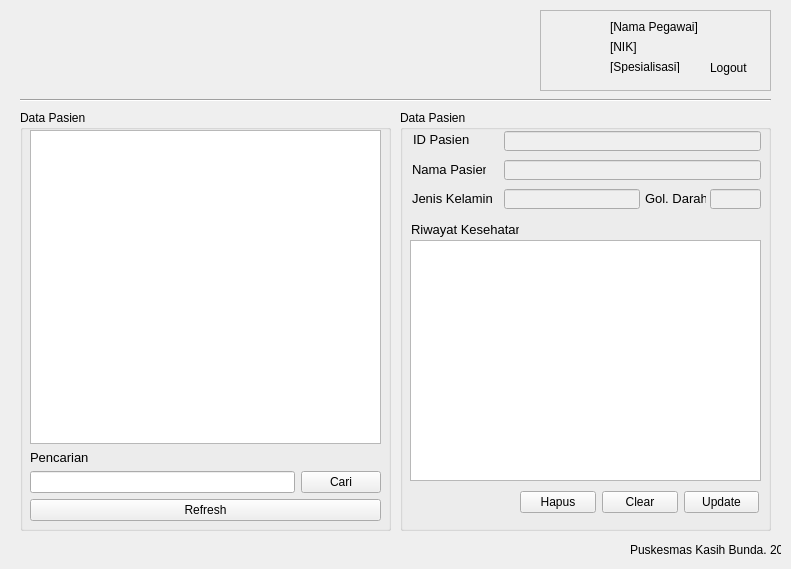
<?xml version="1.0" encoding="UTF-8"?>
<ui version="4.0">
 <class>FormDokter</class>
 <widget class="QWidget" name="FormDokter">
  <property name="geometry">
   <rect>
    <x>0</x>
    <y>0</y>
    <width>791</width>
    <height>569</height>
   </rect>
  </property>
  <property name="windowTitle">
   <string>Form</string>
  </property>
  <widget class="Line" name="line">
   <property name="geometry">
    <rect>
     <x>20</x>
     <y>90</y>
     <width>751</width>
     <height>21</height>
    </rect>
   </property>
   <property name="orientation">
    <enum>Qt::Horizontal</enum>
   </property>
  </widget>
  <widget class="QGroupBox" name="groupBox_2">
   <property name="geometry">
    <rect>
     <x>400</x>
     <y>110</y>
     <width>371</width>
     <height>421</height>
    </rect>
   </property>
   <property name="title">
    <string>Data Pasien</string>
   </property>
   <widget class="QLabel" name="label_goldar">
    <property name="geometry">
     <rect>
      <x>245</x>
      <y>80</y>
      <width>61</width>
      <height>16</height>
     </rect>
    </property>
    <property name="font">
     <font>
      <pointsize>10</pointsize>
     </font>
    </property>
    <property name="text">
     <string>Gol. Darah</string>
    </property>
   </widget>
   <widget class="QLineEdit" name="lineGoldar">
    <property name="enabled">
     <bool>false</bool>
    </property>
    <property name="geometry">
     <rect>
      <x>310</x>
      <y>79</y>
      <width>51</width>
      <height>20</height>
     </rect>
    </property>
   </widget>
   <widget class="QLineEdit" name="lineGender">
    <property name="enabled">
     <bool>false</bool>
    </property>
    <property name="geometry">
     <rect>
      <x>104</x>
      <y>79</y>
      <width>136</width>
      <height>20</height>
     </rect>
    </property>
    <property name="text">
     <string/>
    </property>
   </widget>
   <widget class="QLabel" name="label_gender">
    <property name="geometry">
     <rect>
      <x>12</x>
      <y>80</y>
      <width>81</width>
      <height>16</height>
     </rect>
    </property>
    <property name="font">
     <font>
      <pointsize>10</pointsize>
     </font>
    </property>
    <property name="text">
     <string>Jenis Kelamin</string>
    </property>
   </widget>
   <widget class="QLabel" name="label_nama">
    <property name="geometry">
     <rect>
      <x>12</x>
      <y>51</y>
      <width>74</width>
      <height>16</height>
     </rect>
    </property>
    <property name="font">
     <font>
      <pointsize>10</pointsize>
     </font>
    </property>
    <property name="text">
     <string>Nama Pasien</string>
    </property>
   </widget>
   <widget class="QLineEdit" name="lineNama">
    <property name="enabled">
     <bool>false</bool>
    </property>
    <property name="geometry">
     <rect>
      <x>104</x>
      <y>50</y>
      <width>257</width>
      <height>20</height>
     </rect>
    </property>
   </widget>
   <widget class="QLineEdit" name="lineId">
    <property name="enabled">
     <bool>false</bool>
    </property>
    <property name="geometry">
     <rect>
      <x>104</x>
      <y>21</y>
      <width>257</width>
      <height>20</height>
     </rect>
    </property>
   </widget>
   <widget class="QLabel" name="label_nomor">
    <property name="geometry">
     <rect>
      <x>13</x>
      <y>21</y>
      <width>79</width>
      <height>16</height>
     </rect>
    </property>
    <property name="font">
     <font>
      <pointsize>10</pointsize>
     </font>
    </property>
    <property name="text">
     <string>ID Pasien</string>
    </property>
   </widget>
   <widget class="QPlainTextEdit" name="lineRiwayat">
    <property name="geometry">
     <rect>
      <x>10</x>
      <y>130</y>
      <width>351</width>
      <height>241</height>
     </rect>
    </property>
   </widget>
   <widget class="QWidget" name="">
    <property name="geometry">
     <rect>
      <x>120</x>
      <y>380</y>
      <width>239</width>
      <height>25</height>
     </rect>
    </property>
    <layout class="QHBoxLayout" name="horizontalLayout_2">
     <item>
      <widget class="QPushButton" name="hapusButton">
       <property name="text">
        <string>Hapus</string>
       </property>
      </widget>
     </item>
     <item>
      <widget class="QPushButton" name="pushButton_6">
       <property name="text">
        <string>Clear</string>
       </property>
      </widget>
     </item>
     <item>
      <widget class="QPushButton" name="pushButton_3">
       <property name="text">
        <string>Update</string>
       </property>
      </widget>
     </item>
    </layout>
   </widget>
   <widget class="QLabel" name="label_riwayat">
    <property name="geometry">
     <rect>
      <x>11</x>
      <y>111</y>
      <width>108</width>
      <height>16</height>
     </rect>
    </property>
    <property name="font">
     <font>
      <pointsize>10</pointsize>
     </font>
    </property>
    <property name="text">
     <string>Riwayat Kesehatan</string>
    </property>
   </widget>
  </widget>
  <widget class="QLabel" name="label_12">
   <property name="geometry">
    <rect>
     <x>630</x>
     <y>540</y>
     <width>151</width>
     <height>20</height>
    </rect>
   </property>
   <property name="text">
    <string>Puskesmas Kasih Bunda. 2020</string>
   </property>
  </widget>
  <widget class="QGroupBox" name="groupPasien">
   <property name="geometry">
    <rect>
     <x>20</x>
     <y>110</y>
     <width>371</width>
     <height>421</height>
    </rect>
   </property>
   <property name="title">
    <string>Data Pasien</string>
   </property>
   <widget class="QWidget" name="">
    <property name="geometry">
     <rect>
      <x>10</x>
      <y>20</y>
      <width>351</width>
      <height>391</height>
     </rect>
    </property>
    <layout class="QVBoxLayout" name="verticalLayout_2">
     <item>
      <widget class="QTableWidget" name="tablePasien"/>
     </item>
     <item>
      <layout class="QVBoxLayout" name="verticalLayout_11">
       <item>
        <layout class="QVBoxLayout" name="verticalLayout">
         <item>
          <widget class="QLabel" name="label_cari">
           <property name="font">
            <font>
             <pointsize>10</pointsize>
            </font>
           </property>
           <property name="text">
            <string>Pencarian</string>
           </property>
          </widget>
         </item>
         <item>
          <layout class="QHBoxLayout" name="horizontalLayout">
           <item>
            <widget class="QLineEdit" name="linePencarian"/>
           </item>
           <item>
            <widget class="QPushButton" name="cariButton">
             <property name="text">
              <string>Cari</string>
             </property>
            </widget>
           </item>
          </layout>
         </item>
        </layout>
       </item>
       <item>
        <layout class="QHBoxLayout" name="horizontalLayout_8">
         <item>
          <widget class="QPushButton" name="refreshButton">
           <property name="text">
            <string>Refresh</string>
           </property>
          </widget>
         </item>
        </layout>
       </item>
      </layout>
     </item>
    </layout>
   </widget>
  </widget>
  <widget class="QFrame" name="frame">
   <property name="geometry">
    <rect>
     <x>540</x>
     <y>10</y>
     <width>231</width>
     <height>81</height>
    </rect>
   </property>
   <property name="frameShape">
    <enum>QFrame::StyledPanel</enum>
   </property>
   <property name="frameShadow">
    <enum>QFrame::Raised</enum>
   </property>
   <widget class="QLabel" name="label_logout">
    <property name="geometry">
     <rect>
      <x>170</x>
      <y>50</y>
      <width>41</width>
      <height>16</height>
     </rect>
    </property>
    <property name="cursor">
     <cursorShape>PointingHandCursor</cursorShape>
    </property>
    <property name="text">
     <string>Logout</string>
    </property>
   </widget>
   <widget class="QPushButton" name="button_logout">
    <property name="enabled">
     <bool>true</bool>
    </property>
    <property name="geometry">
     <rect>
      <x>170</x>
      <y>10</y>
      <width>41</width>
      <height>41</height>
     </rect>
    </property>
    <property name="cursor">
     <cursorShape>PointingHandCursor</cursorShape>
    </property>
    <property name="toolTip">
     <string extracomment="Logout"/>
    </property>
    <property name="text">
     <string/>
    </property>
    <property name="icon">
     <iconset>
      <normaloff>resource/logout.png</normaloff>resource/logout.png</iconset>
    </property>
    <property name="iconSize">
     <size>
      <width>30</width>
      <height>30</height>
     </size>
    </property>
    <property name="flat">
     <bool>true</bool>
    </property>
   </widget>
   <widget class="QWidget" name="layoutWidget">
    <property name="geometry">
     <rect>
      <x>70</x>
      <y>10</y>
      <width>101</width>
      <height>53</height>
     </rect>
    </property>
    <layout class="QVBoxLayout" name="verticalLayout_14">
     <item>
      <widget class="QLabel" name="label_nama_adm">
       <property name="text">
        <string>[Nama Pegawai]</string>
       </property>
      </widget>
     </item>
     <item>
      <widget class="QLabel" name="label_nik_adm">
       <property name="text">
        <string>[NIK]</string>
       </property>
      </widget>
     </item>
     <item>
      <widget class="QLabel" name="label_14">
       <property name="text">
        <string>[Spesialisasi]</string>
       </property>
      </widget>
     </item>
    </layout>
   </widget>
   <widget class="QLabel" name="label_photo">
    <property name="geometry">
     <rect>
      <x>11</x>
      <y>11</y>
      <width>53</width>
      <height>53</height>
     </rect>
    </property>
    <property name="autoFillBackground">
     <bool>true</bool>
    </property>
    <property name="text">
     <string/>
    </property>
    <property name="pixmap">
     <pixmap>resource/photo 64x64.png</pixmap>
    </property>
    <property name="scaledContents">
     <bool>true</bool>
    </property>
    <property name="wordWrap">
     <bool>true</bool>
    </property>
   </widget>
  </widget>
  <widget class="QLabel" name="label_logo">
   <property name="geometry">
    <rect>
     <x>20</x>
     <y>20</y>
     <width>291</width>
     <height>61</height>
    </rect>
   </property>
   <property name="text">
    <string/>
   </property>
   <property name="pixmap">
    <pixmap>resource/logo.png</pixmap>
   </property>
   <property name="scaledContents">
    <bool>true</bool>
   </property>
  </widget>
 </widget>
 <resources/>
 <connections/>
</ui>
